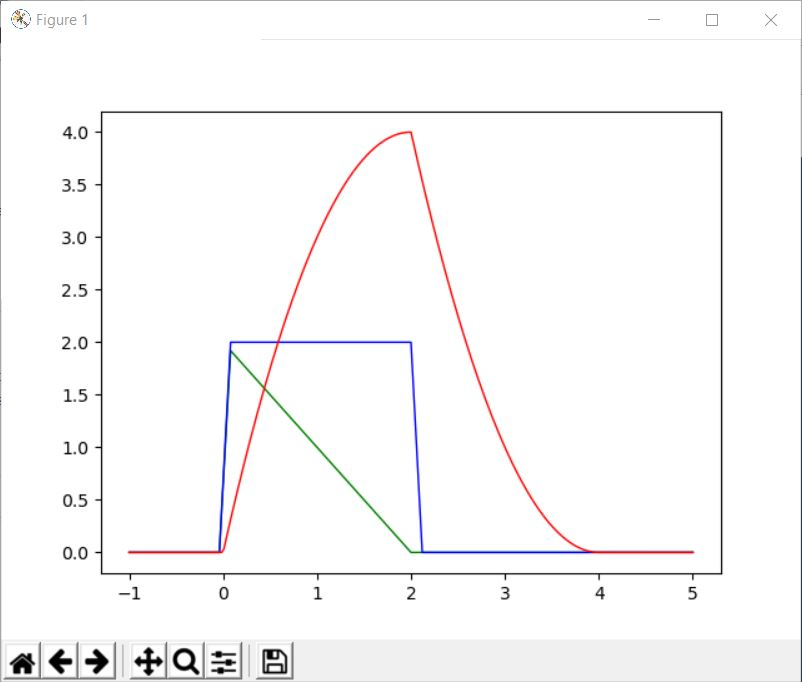

Source code (Python):
def u(x):
	if x<0 :
		return 0
	return 1

def pulse(x):
	cnt = len(t)
	y = np.zeros(cnt)
	for i,v in np.ndenumerate(t):
		if v < 0:
			y[i] = 0
		elif v > 2:
			y[i] = 0
		else:
			y[i] = 2
	return y


def negx(t):
	cnt = len(t)
	y = np.zeros(cnt)
	for i,v in np.ndenumerate(t):
		if v < 0:
			y[i] = 0
		elif v > 2:
			y[i] = 0
		else:
			y[i] = 2-v
	return y

def conv_negx_const(t):
	cnt = len(t)
	y = np.zeros(cnt)
	for i,v in np.ndenumerate(t):
		if v < 0:
			y[i] = 0
		elif v <= 2:
			y[i] = 4*v - v*v
		elif v <= 4:
			y[i] = 16 - 8*v + v*v
		else:
			y[i] = 0
	return y	
	

def pf(df, xstart, xstop, xnum = 50, color = 'green', show = True, linewidth=1.0):		
	global plt, t, s, xstep
	
	xstep = (xstop-xstart)/(xnum)
	
	t = np.arange(xstart, xstop+xstep, xstep)			#use xstop+xstep to include the endpoint.
	s = df(t)
	line, = plt.plot(t, s, color = color, linewidth = linewidth)		
	
	if show:
		plt.show()
		
	
def test_negx_pulse():
	pf(negx, -1, 5, 50, 'green', False)
	pf(pulse, -1, 5, 50, 'blue', False)
	pf(conv_negx_const, -1, 5, 250, 'red', True)	
	
	
